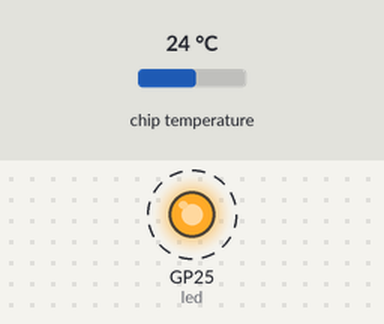
Simulated run of this program. Board: Raspberry Pi Pico running MicroPython. Parts: output pins drawn as LEDs (lit = HIGH). Dashed ring = blinking. Inputs (shaded band) come from the test bench; at power-on: chip temperature 24 °C. Threads take turns every 2 ms; what the program prints to the serial console is not drawn.

Above: at 0.2 s.
Timing chart, 0 to 3.0 s (numbered marks = the images above):
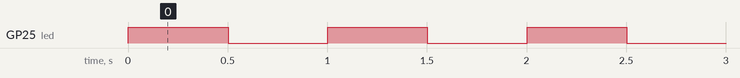

Measured:
- by itself, GP25 (led): alternates HIGH for 0.50 s and LOW for 0.50 s, 40 changes in all, then stays LOW

The program:

multicore1.py
```python
import time, _thread, machine
import utime
from machine import Pin

#Task for core 1
def task(n, delay):
    LedPin = 25
    led = Pin(LedPin, Pin.OUT)
    Task1Counter = 0

    for i in range(n):
        Task1Counter = Task1Counter + 1
        print("Core1: Task1Counter=" + str(Task1Counter))
        #count = count + 1
        #print("Core1: Task1Counter=" + str(count))
        led.high()
        time.sleep(delay)
        led.low()
        time.sleep(delay)
    print('\n>Core1 task done\n')

print("Core1 task start")

Task1Counter = 0;

_thread.start_new_thread(task, (20, 0.5))

#Task for core 2
Task2Counter = 0
sensor_temp = machine.ADC(4) #Connect to internal temperature sensor
conversion_factor = 3.3 / (65535)

print("Core2 task start")

while True:
    Task2Counter = Task2Counter + 1
    reading = sensor_temp.read_u16() * conversion_factor
    temperature = 27 - (reading - 0.706)/0.001721
    if (Task1Counter < 19):
        print("Core2: Task2Counter=" + str(Task2Counter) + " temperature=" + str(temperature) + " | Task1Counter=" + str(Task1Counter))
    utime.sleep(2)
```
